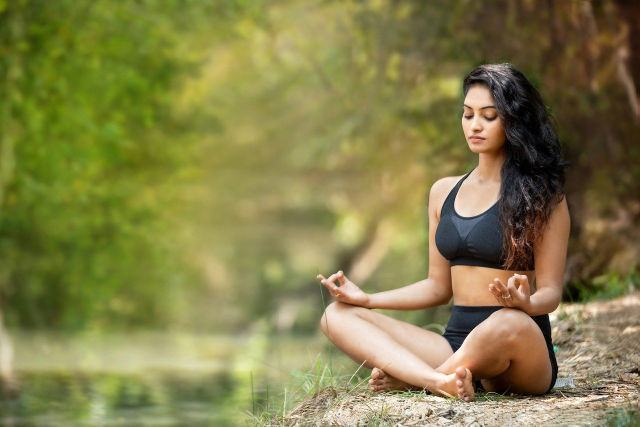
#> input picture photos/darling.jpg, 1280 x 853 px, found by its file name (shown at 1/2 size)
$ jupyter execute 'Shape&text.ipynb'
#> lines starting #> are read from the running program, lines starting #| are printed output that depends on the picture; after the words box and inside, x2 and y2 are one past the last pixel; in counts of white or black regions, pixels touching at a corner belong together
[cell 1]
import cv2 as cv
import numpy as np

[cell 2]
blank=np.zeros((500,500), dtype="uint8")
img=cv.imread('D:/openCV/photos/darling.jpg')
#> img is the input picture: shape (853, 1280, 3); mean B, G, R 73.2, 126.8, 131.3

[cell 3]
cv.imshow("blank img", blank)
cv.imshow("darling", img)
cv.waitKey(0)

[cell 4]
#3rd arguement is number of color chanell in np.zeros
blank=np.zeros((500,500,3), dtype="uint8")

[cell 5]
#painting entire img in gree RGB
blank=np.zeros((500,500,3), dtype="uint8")

blank[:]=(0,255,0)
cv.imshow("Green img",blank)
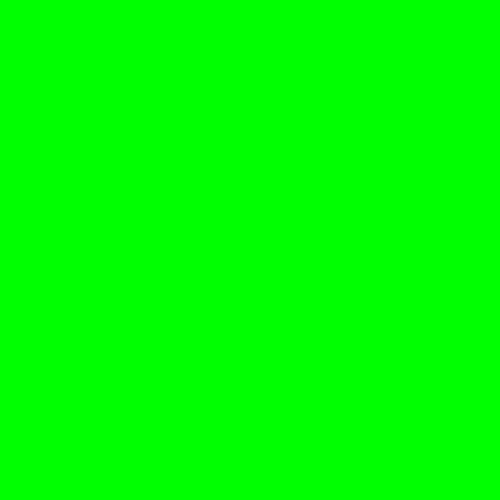
#> window 'Green img': shape (500, 500, 3); mean B, G, R 0, 255, 0
cv.waitKey(0)
#similarly draaw for RBG

[cell 6]
#coloring some part of img
blank=np.zeros((500,500,3), dtype="uint8")

blank[100:200,450:500]=(0,255,0)
cv.imshow("Half green",blank)
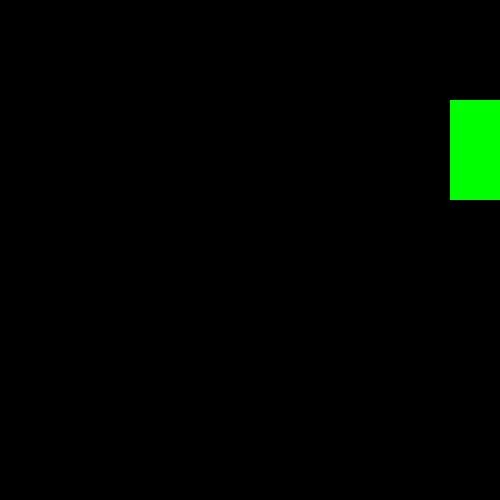
#> window 'Half green': shape (500, 500, 3); mean B, G, R 0, 5.1, 0
cv.waitKey(0)

[cell 7]
#drawing Rectangle
blank=np.zeros((500,500,3), dtype="uint8")
#rectangle(img, pt1 :(0,0) means origin, pt2, color[, thickness[, lineType[, shift]]]) -> img

cv.rectangle(blank,(0,0),(200,150),(0,255,0),thickness=2)
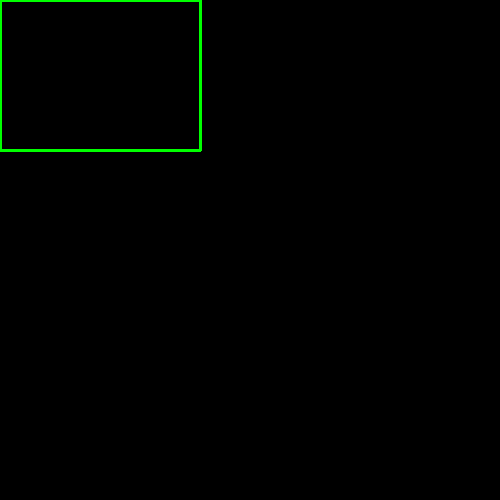
#> blank: shape (500, 500, 3); mean of channels 0, 1, 2 0, 1.8, 0; drawn as B, G, R
cv.imshow("rectangle", blank)
cv.waitKey(0)

[cell 8]
#filling color in rectangle
blank=np.zeros((500,500,3), dtype="uint8")
#rectangle(img, pt1 :(0,0) means origin, pt2, color[, thickness[, lineType[, shift]]]) -> img

cv.rectangle(blank,(0,0),(200,150),(0,255,0),thickness=cv.FILLED)
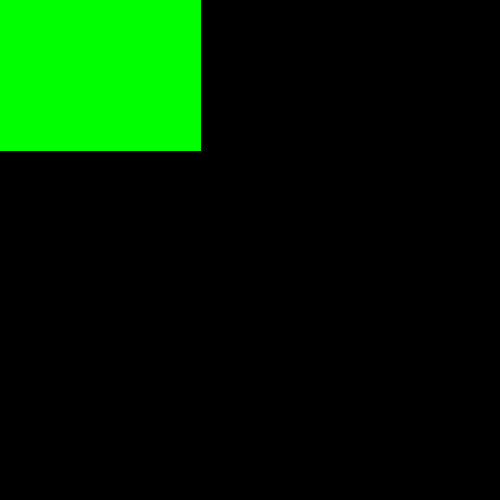
#> blank: shape (500, 500, 3); mean of channels 0, 1, 2 0, 31, 0; drawn as B, G, R
cv.imshow("rectangle", blank)
cv.waitKey(0)

[cell 9]
#ALternative
#filling color in rectangle
blank=np.zeros((500,500,3), dtype="uint8")
#rectangle(img, pt1 :(0,0) means origin, pt2, color[, thickness[, lineType[, shift]]]) -> img

cv.rectangle(blank,(0,0),(200,150),(0,255,0),thickness=-1)
cv.imshow("rectangle", blank)
cv.waitKey(0)

[cell 10]
#draw circle
blank=np.zeros((500,500,3), dtype="uint8")
#rectangle(img, pt1 :(0,0) means origin, pt2, color[, thickness[, lineType[, shift]]]) -> img

cv.rectangle(blank,(0,0),(200,150),(0,255,0),thickness=4)
#circle(img, center, radius, color[, thickness[, lineType[, shift]]]) -> img
cv.circle(blank,(250,200),50,(0,0,255), thickness=-1)
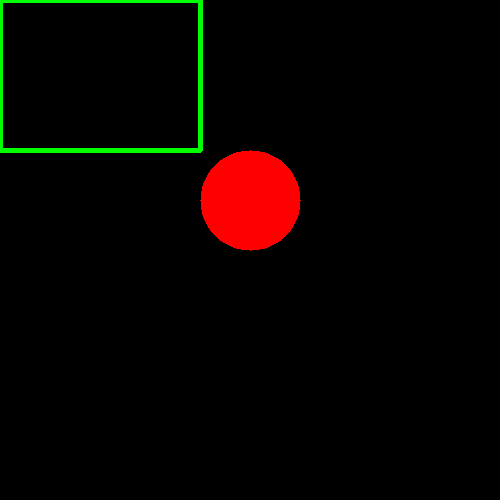
#> blank: shape (500, 500, 3); mean of channels 0, 1, 2 0, 2.8, 8; drawn as B, G, R
cv.imshow("rectangl &circle", blank)

cv.waitKey(0)

[cell 11]
#draw a line
#+
#alternate of determining position
blank=np.zeros((500,500,3), dtype="uint8")
#line(img, pt1, pt2, color[, thickness[, lineType[, shift]]]) -> img
cv.line(blank,(0,0),(blank.shape[1]//2,blank.shape[0]//2),(255,255,0), thickness=4)
#means center pt
cv.imshow("line",blank)
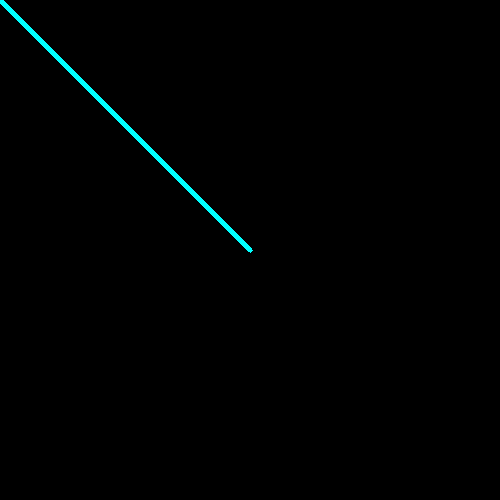
#> window 'line': shape (500, 500, 3); mean B, G, R 1.8, 1.8, 0
cv.waitKey(0)

[cell 12]
img=cv.imread('D:/openCV/photos/darling.jpg')
img.shape
#> Out = (853, 1280, 3)

[cell 13]
#write text on img
img=cv.imread('D:/openCV/photos/darling.jpg')
#putText(img, text, org, fontFace, fontScale, color[, thickness[, lineType[, bottomLeftOrigin]]])
cv.putText(img,"Darling", (426,500),cv.FONT_HERSHEY_TRIPLEX,1.0,(0,255,0),thickness=1)
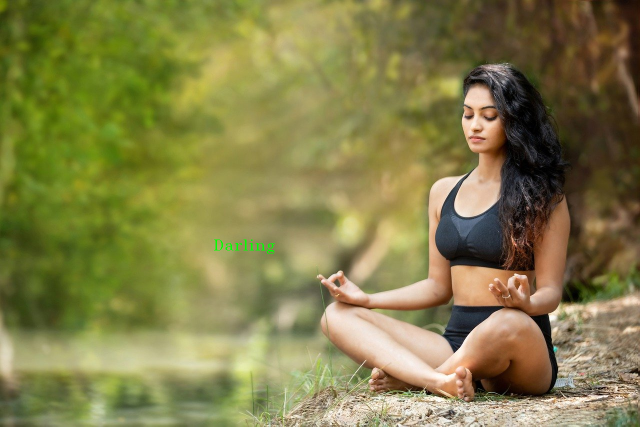
#> img: shape (853, 1280, 3) (shown at 1/2 size); 0.06% of pixels changed, all inside (x1, y1, x2, y2) = (428, 479, 550, 508)
cv.imshow("darling",img)
cv.waitKey(0)

$ run again, with photos/bhai.jpg copied over photos/darling.jpg
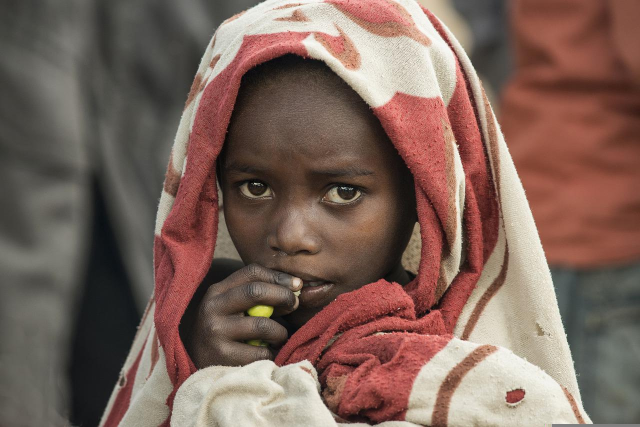
#> input picture photos/bhai.jpg, 1280 x 854 px, found by its file name (shown at 1/2 size)
#> img is the input picture: shape (854, 1280, 3); mean B, G, R 90.5, 100.1, 124.8
#> `cv.putText(img,"Darling", (426,500),cv.FONT_HERSHEY_TRIPLEX,1.0,(0,255..`:
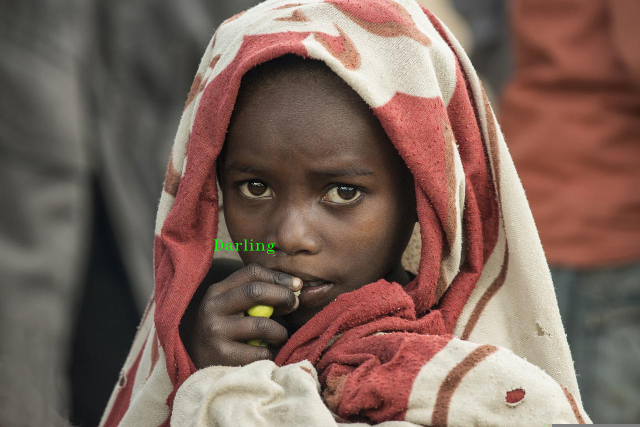
#> img: shape (854, 1280, 3) (shown at 1/2 size); 0.06% of pixels changed, all inside (x1, y1, x2, y2) = (428, 479, 550, 508)
